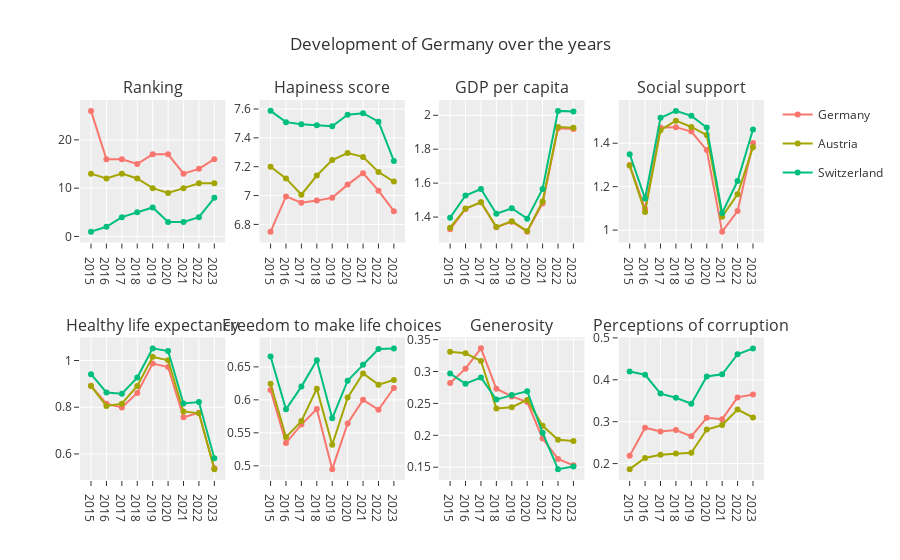

This figure's notebook cell:
### Code cell
country_figure = create_figure(df=whr, countries=countries)
country_figure.show()

### Figure 1 — Plotly figure (JSON) as saved in the notebook; plotly's stock layout.template omitted (floating-point values rounded to 4 significant figures)
{"data": [{"legendgroup": "Germany", "line": {"color": "#F8766D"}, "name": "Germany", "showlegend": true, "type": "scatter", "x": ["2015", "2016", "2017", "2018", "2019", "2020", "2021", "2022", "2023"], "xaxis": "x", "y": [26, 16, 16, 15, 17, 17, 13, 14, 16], "yaxis": "y"}, {"legendgroup": "Germany", "line": {"color": "#F8766D"}, "name": "Germany", "showlegend": false, "type": "scatter", "x": ["2015", "2016", "2017", "2018", "2019", "2020", "2021", "2022", "2023"], "xaxis": "x2", "y": [6.75, 6.994, 6.951, 6.965, 6.985, 7.076, 7.155, 7.034, 6.892], "yaxis": "y2"}, {"legendgroup": "Germany", "line": {"color": "#F8766D"}, "name": "Germany", "showlegend": false, "type": "scatter", "x": ["2015", "2016", "2017", "2018", "2019", "2020", "2021", "2022", "2023"], "xaxis": "x3", "y": [1.328, 1.448, 1.488, 1.34, 1.373, 1.314, 1.48, 1.924, 1.919], "yaxis": "y3"}, {"legendgroup": "Germany", "line": {"color": "#F8766D"}, "name": "Germany", "showlegend": false, "type": "scatter", "x": ["2015", "2016", "2017", "2018", "2019", "2020", "2021", "2022", "2023"], "xaxis": "x4", "y": [1.299, 1.098, 1.473, 1.474, 1.454, 1.369, 0.993, 1.088, 1.401], "yaxis": "y4"}, {"legendgroup": "Germany", "line": {"color": "#F8766D"}, "name": "Germany", "showlegend": false, "type": "scatter", "x": ["2015", "2016", "2017", "2018", "2019", "2020", "2021", "2022", "2023"], "xaxis": "x5", "y": [0.8919, 0.8149, 0.799, 0.861, 0.987, 0.9721, 0.757, 0.776, 0.539], "yaxis": "y5"}, {"legendgroup": "Germany", "line": {"color": "#F8766D"}, "name": "Germany", "showlegend": false, "type": "scatter", "x": ["2015", "2016", "2017", "2018", "2019", "2020", "2021", "2022", "2023"], "xaxis": "x6", "y": [0.6148, 0.5347, 0.5625, 0.586, 0.495, 0.5643, 0.6, 0.585, 0.618], "yaxis": "y6"}, {"legendgroup": "Germany", "line": {"color": "#F8766D"}, "name": "Germany", "showlegend": false, "type": "scatter", "x": ["2015", "2016", "2017", "2018", "2019", "2020", "2021", "2022", "2023"], "xaxis": "x7", "y": [0.2821, 0.3045, 0.3363, 0.273, 0.261, 0.252, 0.195, 0.163, 0.153], "yaxis": "y7"}, {"legendgroup": "Germany", "line": {"color": "#F8766D"}, "name": "Germany", "showlegend": false, "type": "scatter", "x": ["2015", "2016", "2017", "2018", "2019", "2020", "2021", "2022", "2023"], "xaxis": "x8", "y": [0.2184, 0.2855, 0.2767, 0.28, 0.265, 0.3094, 0.306, 0.358, 0.365], "yaxis": "y8"}, {"legendgroup": "Austria", "line": {"color": "#A3A500"}, "name": "Austria", "showlegend": true, "type": "scatter", "x": ["2015", "2016", "2017", "2018", "2019", "2020", "2021", "2022", "2023"], "xaxis": "x", "y": [13, 12, 13, 12, 10, 9, 10, 11, 11], "yaxis": "y"}, {"legendgroup": "Austria", "line": {"color": "#A3A500"}, "name": "Austria", "showlegend": false, "type": "scatter", "x": ["2015", "2016", "2017", "2018", "2019", "2020", "2021", "2022", "2023"], "xaxis": "x2", "y": [7.2, 7.119, 7.006, 7.139, 7.246, 7.294, 7.268, 7.163, 7.097], "yaxis": "y2"}, {"legendgroup": "Austria", "line": {"color": "#A3A500"}, "name": "Austria", "showlegend": false, "type": "scatter", "x": ["2015", "2016", "2017", "2018", "2019", "2020", "2021", "2022", "2023"], "xaxis": "x3", "y": [1.337, 1.45, 1.487, 1.341, 1.376, 1.317, 1.492, 1.931, 1.927], "yaxis": "y3"}, {"legendgroup": "Austria", "line": {"color": "#A3A500"}, "name": "Austria", "showlegend": false, "type": "scatter", "x": ["2015", "2016", "2017", "2018", "2019", "2020", "2021", "2022", "2023"], "xaxis": "x4", "y": [1.297, 1.084, 1.46, 1.504, 1.475, 1.437, 1.062, 1.165, 1.382], "yaxis": "y4"}, {"legendgroup": "Austria", "line": {"color": "#A3A500"}, "name": "Austria", "showlegend": false, "type": "scatter", "x": ["2015", "2016", "2017", "2018", "2019", "2020", "2021", "2022", "2023"], "xaxis": "x5", "y": [0.8904, 0.8056, 0.8153, 0.891, 1.016, 1.001, 0.782, 0.774, 0.535], "yaxis": "y5"}, {"legendgroup": "Austria", "line": {"color": "#A3A500"}, "name": "Austria", "showlegend": false, "type": "scatter", "x": ["2015", "2016", "2017", "2018", "2019", "2020", "2021", "2022", "2023"], "xaxis": "x6", "y": [0.6243, 0.5435, 0.5678, 0.617, 0.532, 0.6034, 0.64, 0.623, 0.63], "yaxis": "y6"}, {"legendgroup": "Austria", "line": {"color": "#A3A500"}, "name": "Austria", "showlegend": false, "type": "scatter", "x": ["2015", "2016", "2017", "2018", "2019", "2020", "2021", "2022", "2023"], "xaxis": "x7", "y": [0.3309, 0.3286, 0.3165, 0.242, 0.244, 0.2555, 0.215, 0.193, 0.191], "yaxis": "y7"}, {"legendgroup": "Austria", "line": {"color": "#A3A500"}, "name": "Austria", "showlegend": false, "type": "scatter", "x": ["2015", "2016", "2017", "2018", "2019", "2020", "2021", "2022", "2023"], "xaxis": "x8", "y": [0.1868, 0.2135, 0.2211, 0.224, 0.226, 0.2813, 0.292, 0.329, 0.31], "yaxis": "y8"}, {"legendgroup": "Switzerland", "line": {"color": "#00BF7D"}, "name": "Switzerland", "showlegend": true, "type": "scatter", "x": ["2015", "2016", "2017", "2018", "2019", "2020", "2021", "2022", "2023"], "xaxis": "x", "y": [1, 2, 4, 5, 6, 3, 3, 4, 8], "yaxis": "y"}, {"legendgroup": "Switzerland", "line": {"color": "#00BF7D"}, "name": "Switzerland", "showlegend": false, "type": "scatter", "x": ["2015", "2016", "2017", "2018", "2019", "2020", "2021", "2022", "2023"], "xaxis": "x2", "y": [7.587, 7.509, 7.494, 7.487, 7.48, 7.56, 7.571, 7.512, 7.24], "yaxis": "y2"}, {"legendgroup": "Switzerland", "line": {"color": "#00BF7D"}, "name": "Switzerland", "showlegend": false, "type": "scatter", "x": ["2015", "2016", "2017", "2018", "2019", "2020", "2021", "2022", "2023"], "xaxis": "x3", "y": [1.397, 1.527, 1.565, 1.42, 1.452, 1.391, 1.566, 2.026, 2.022], "yaxis": "y3"}, {"legendgroup": "Switzerland", "line": {"color": "#00BF7D"}, "name": "Switzerland", "showlegend": false, "type": "scatter", "x": ["2015", "2016", "2017", "2018", "2019", "2020", "2021", "2022", "2023"], "xaxis": "x4", "y": [1.35, 1.145, 1.517, 1.549, 1.526, 1.472, 1.079, 1.226, 1.463], "yaxis": "y4"}, {"legendgroup": "Switzerland", "line": {"color": "#00BF7D"}, "name": "Switzerland", "showlegend": false, "type": "scatter", "x": ["2015", "2016", "2017", "2018", "2019", "2020", "2021", "2022", "2023"], "xaxis": "x5", "y": [0.9414, 0.863, 0.8581, 0.927, 1.052, 1.041, 0.816, 0.822, 0.582], "yaxis": "y5"}, {"legendgroup": "Switzerland", "line": {"color": "#00BF7D"}, "name": "Switzerland", "showlegend": false, "type": "scatter", "x": ["2015", "2016", "2017", "2018", "2019", "2020", "2021", "2022", "2023"], "xaxis": "x6", "y": [0.6656, 0.5856, 0.6201, 0.66, 0.572, 0.629, 0.653, 0.677, 0.678], "yaxis": "y6"}, {"legendgroup": "Switzerland", "line": {"color": "#00BF7D"}, "name": "Switzerland", "showlegend": false, "type": "scatter", "x": ["2015", "2016", "2017", "2018", "2019", "2020", "2021", "2022", "2023"], "xaxis": "x7", "y": [0.2968, 0.2808, 0.2905, 0.256, 0.263, 0.2691, 0.204, 0.147, 0.151], "yaxis": "y7"}, {"legendgroup": "Switzerland", "line": {"color": "#00BF7D"}, "name": "Switzerland", "showlegend": false, "type": "scatter", "x": ["2015", "2016", "2017", "2018", "2019", "2020", "2021", "2022", "2023"], "xaxis": "x8", "y": [0.4198, 0.412, 0.367, 0.357, 0.343, 0.4079, 0.413, 0.461, 0.475], "yaxis": "y8"}], "layout": {"annotations": [{"font": {"size": 16}, "showarrow": false, "text": "Ranking", "x": 0.1062, "xanchor": "center", "xref": "paper", "y": 1, "yanchor": "bottom", "yref": "paper"}, {"font": {"size": 16}, "showarrow": false, "text": "Hapiness score", "x": 0.3688, "xanchor": "center", "xref": "paper", "y": 1, "yanchor": "bottom", "yref": "paper"}, {"font": {"size": 16}, "showarrow": false, "text": "GDP per capita", "x": 0.6313, "xanchor": "center", "xref": "paper", "y": 1, "yanchor": "bottom", "yref": "paper"}, {"font": {"size": 16}, "showarrow": false, "text": "Social support", "x": 0.8938, "xanchor": "center", "xref": "paper", "y": 1, "yanchor": "bottom", "yref": "paper"}, {"font": {"size": 16}, "showarrow": false, "text": "Healthy life expectancy", "x": 0.1062, "xanchor": "center", "xref": "paper", "y": 0.375, "yanchor": "bottom", "yref": "paper"}, {"font": {"size": 16}, "showarrow": false, "text": "Freedom to make life choices", "x": 0.3688, "xanchor": "center", "xref": "paper", "y": 0.375, "yanchor": "bottom", "yref": "paper"}, {"font": {"size": 16}, "showarrow": false, "text": "Generosity", "x": 0.6313, "xanchor": "center", "xref": "paper", "y": 0.375, "yanchor": "bottom", "yref": "paper"}, {"font": {"size": 16}, "showarrow": false, "text": "Perceptions of corruption", "x": 0.8938, "xanchor": "center", "xref": "paper", "y": 0.375, "yanchor": "bottom", "yref": "paper"}], "title": {"text": "Development of Germany over the years"}, "xaxis": {"anchor": "y", "domain": [0, 0.2125]}, "xaxis2": {"anchor": "y2", "domain": [0.2625, 0.475]}, "xaxis3": {"anchor": "y3", "domain": [0.525, 0.7375]}, "xaxis4": {"anchor": "y4", "domain": [0.7875, 1]}, "xaxis5": {"anchor": "y5", "domain": [0, 0.2125]}, "xaxis6": {"anchor": "y6", "domain": [0.2625, 0.475]}, "xaxis7": {"anchor": "y7", "domain": [0.525, 0.7375]}, "xaxis8": {"anchor": "y8", "domain": [0.7875, 1]}, "yaxis": {"anchor": "x", "domain": [0.625, 1]}, "yaxis2": {"anchor": "x2", "domain": [0.625, 1]}, "yaxis3": {"anchor": "x3", "domain": [0.625, 1]}, "yaxis4": {"anchor": "x4", "domain": [0.625, 1]}, "yaxis5": {"anchor": "x5", "domain": [0, 0.375]}, "yaxis6": {"anchor": "x6", "domain": [0, 0.375]}, "yaxis7": {"anchor": "x7", "domain": [0, 0.375]}, "yaxis8": {"anchor": "x8", "domain": [0, 0.375]}}}
